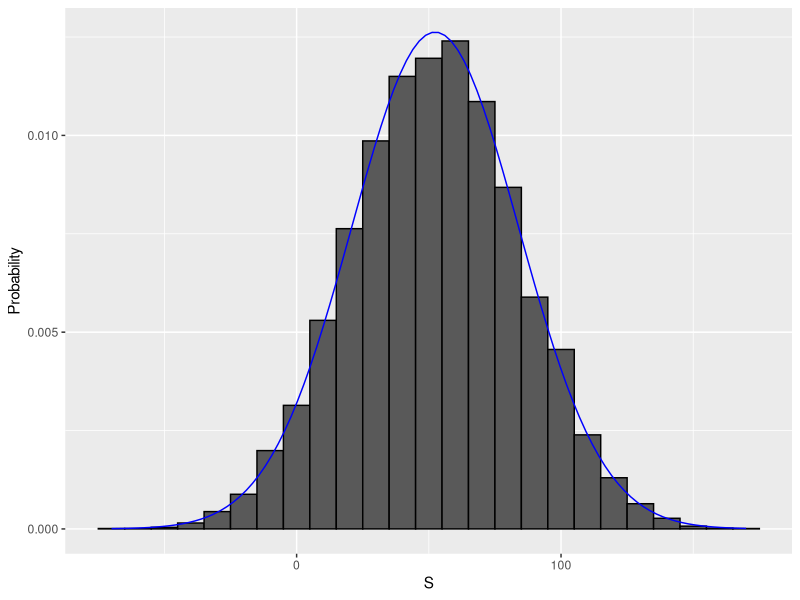

The R script that drew this image:
# Probability of casino losing money in roulette
# sampling model 1: define urn, then sample
urn = rep(c("Red", "Black", "Green"), c(18, 18, 2))
n = 1000
X = sample(ifelse(urn == "Red", 1, -1), n, replace = TRUE)
X[1:10]

# sampling model 2: define urn inside sample function by noting probabilities
x = sample(c(-1, 1), n, c(9/19, 10/19), replace = TRUE)
S = sum(x)
S

# Monte carlo simulation
B <- 10000
S = replicate(B, {
  X = sample(c(-1, 1), n, c(9/19, 10/19), replace = TRUE)
  sum(X)
}) 
mean(S < 0) # probability of the casino losing money after 1000 games

library(tidyverse)
# sequence of 100 values across range of S
s <- seq(min(S), max(S), length = 100)   
# generate normal density for S
normal_density = 
  data.frame(s = s, f = dnorm(s, mean = mean(S), sd = sd(S)))
data.frame(S = S) %>%
  ggplot(aes(S, stat(density))) +
  geom_histogram(color = "black", binwidth = 10) +
  ylab("Probability") + 
  geom_line(data = normal_density, mapping = aes(s, f), color = "blue")



